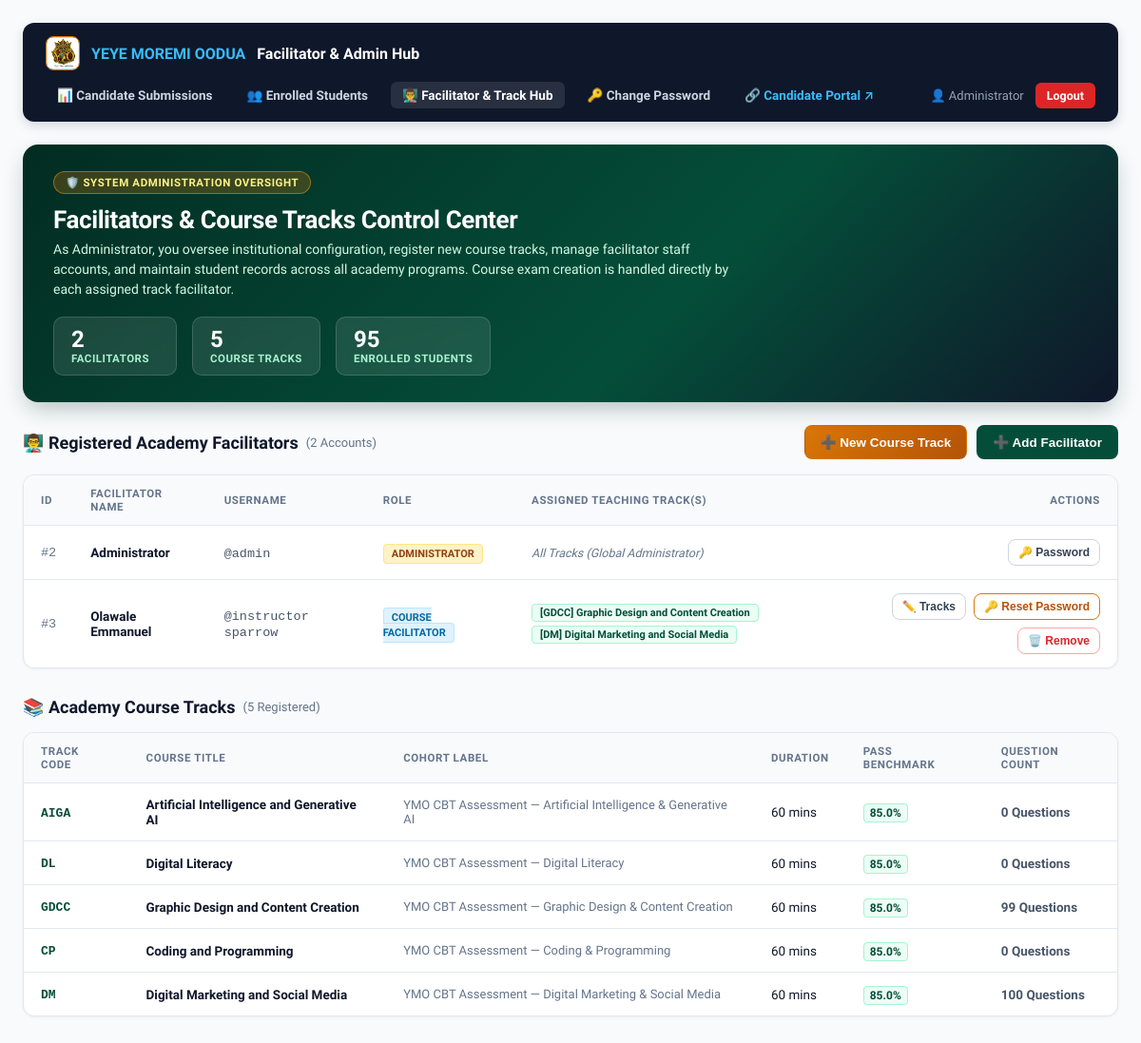
/facilitator/manage_facilitators (signed in), run on the app's committed database.
### tables this page shows
CREATE TABLE facilitators (
            id INTEGER PRIMARY KEY AUTOINCREMENT,
            username TEXT UNIQUE NOT NULL,
            name TEXT NOT NULL,
            password_hash TEXT NOT NULL,
            role TEXT DEFAULT 'facilitator',
            created_at TIMESTAMP DEFAULT CURRENT_TIMESTAMP
        );

CREATE TABLE exams (
            id INTEGER PRIMARY KEY AUTOINCREMENT,
            title TEXT NOT NULL,
            cohort TEXT,
            instructions TEXT,
            duration_minutes INTEGER DEFAULT 60,
            passing_cutoff REAL DEFAULT 85.0,
            is_active INTEGER DEFAULT 1,
            created_at TIMESTAMP DEFAULT CURRENT_TIMESTAMP
        , course_code TEXT DEFAULT '', course_id INTEGER DEFAULT NULL, created_by INTEGER DEFAULT NULL);

### app.py (the view, shortened to what this page needs)
@app.route('/facilitator/manage_facilitators', methods=['GET', 'POST'])
@facilitator_required
def facilitator_manage_facilitators():
    if session.get('facilitator_role') != 'admin':
        return redirect(url_for('facilitator_questions', err="Access restricted. Administrator privilege required."))
    message = request.args.get('msg')
    error = request.args.get('err')
    facilitators = db.get_all_facilitators()
    for f in facilitators:
        f['assigned_courses'] = db.get_facilitator_courses(f['id'])
    all_exams = db.get_all_exams()
    course_tracks = []
    seen_codes = set()
    for e in all_exams:
        code = (e.get('course_code') or '').upper()
        if code and code not in seen_codes:
            seen_codes.add(code)
            course_tracks.append(e)
    total_students = len(db.get_all_students())
    settings = db.get_settings()
    return render_template(
        'facilitator_manage.html',
        facilitators=facilitators,
        all_exams=all_exams,
        course_tracks=course_tracks,
        total_students=total_students,
        settings=settings,
        message=message,
        error=error,
        role=session.get('facilitator_role')
    )

### app.py (called while the page is built)
def facilitator_required(f):
    @wraps(f)
    def decorated_function(*args, **kwargs):
        if 'facilitator_id' not in session:
            return redirect(url_for('facilitator_login', next=request.url))
        return f(*args, **kwargs)
    return decorated_function

### db.py (called while the page is built)
def get_db():
    conn = sqlite3.connect(DB_PATH)
    conn.row_factory = sqlite3.Row
    return conn

def get_all_exams(active_only=False):
    conn = get_db()
    cursor = conn.cursor()
    query = """
        SELECT e.*, COALESCE(q_counts.q_count, 0) as question_count
        FROM exams e
        LEFT JOIN (
            SELECT exam_id, COUNT(*) as q_count
            FROM questions
            GROUP BY exam_id
        ) q_counts ON e.id = q_counts.exam_id
    """
    if active_only:
        query += " WHERE e.is_active = 1 ORDER BY e.id ASC"
    else:
        query += " ORDER BY e.id ASC"
    rows = cursor.execute(query).fetchall()
    conn.close()
    return [dict(r) for r in rows]

def get_all_facilitators():
    conn = get_db()
    cursor = conn.cursor()
    cursor.execute("SELECT id, username, name, role, created_at FROM facilitators ORDER BY id ASC")
    rows = [dict(r) for r in cursor.fetchall()]
    conn.close()
    return rows

def get_facilitator_courses(facilitator_id):
    conn = get_db()
    cursor = conn.cursor()
    rows = cursor.execute("""
        SELECT e.*
        FROM facilitator_courses fc
        JOIN exams e ON fc.exam_id = e.id
        WHERE fc.facilitator_id = ?
        ORDER BY e.id ASC
    """, (facilitator_id,)).fetchall()
    conn.close()
    return [dict(r) for r in rows]

def get_settings():
    conn = get_db()
    cursor = conn.cursor()
    cursor.execute("SELECT key, value FROM assessment_settings")
    settings = {row["key"]: row["value"] for row in cursor.fetchall()}
    conn.close()
    for k, v in DEFAULT_SETTINGS.items():
        if k not in settings:
            settings[k] = v
    return settings

def get_track_course_title(track_code):
    if not track_code:
        return ""
    code_clean = str(track_code).strip().upper()
    if code_clean == "DMSM":
        code_clean = "DM"
    m = {
        "AIGA": "Artificial Intelligence & Generative AI",
        "DL": "Digital Literacy",
        "GDCC": "Graphic Design & Content Creation",
        "CP": "Coding & Programming",
        "DM": "Digital Marketing & Social Media"
    }
    return m.get(code_clean, "")

### templates/facilitator_manage.html (shortened to what this page needs)
<!DOCTYPE html>
<html lang="en">
<head>
</head>
<body>
<div class="container">
  <div class="nav-bar">
    <div class="nav-brand">
      <img src="/static/img/ymo_logo.jpg" alt="YMO Logo" style="width: 36px; height: 36px; border-radius: 8px; border: 1.5px solid #d97706; object-fit: cover;">
      <span>YEYE MOREMI OODUA</span> Facilitator &amp; Admin Hub
    </div>
    <div class="nav-links">
      <a href="/instructor" class="nav-link">📊 Candidate Submissions</a>
      <a href="/facilitator/students" class="nav-link">👥 Enrolled Students</a>
      <a href="/facilitator/manage_facilitators" class="nav-link active">👨‍🏫 Facilitator &amp; Track Hub</a>
      <button type="button" onclick="openModal('changePasswordModal')" class="nav-link" style="background: none; border: none; cursor: pointer; color: #cbd5e1; font-family: inherit;">🔑 Change Password</button>
      <a href="/" target="_blank" class="nav-link" style="color: #38bdf8;">🔗 Candidate Portal ↗</a>
    </div>
    <div class="user-tag">
      👤 {{ session.get('facilitator_name', 'Administrator') }}
      <a href="/facilitator/logout" class="btn-logout">Logout</a>
    </div>
  </div>
  <div class="admin-hero">
    <div class="hero-badge-pill">🛡️ System Administration Oversight</div>
    <h1 class="hero-title">Facilitators &amp; Course Tracks Control Center</h1>
    <p class="hero-desc">
      As Administrator, you oversee institutional configuration, register new course tracks, manage facilitator staff accounts, and maintain student records across all academy programs. Course exam creation is handled directly by each assigned track facilitator.
    </p>
    <div class="hero-stats-row">
      <div class="hero-stat-card">
        <div class="hero-stat-num">{{ facilitators|length }}</div>
        <div class="hero-stat-label">Facilitators</div>
      </div>
      <div class="hero-stat-card">
        <div class="hero-stat-num">{{ course_tracks|length }}</div>
        <div class="hero-stat-label">Course Tracks</div>
      </div>
      <div class="hero-stat-card">
        <div class="hero-stat-num">{{ total_students }}</div>
        <div class="hero-stat-label">Enrolled Students</div>
      </div>
    </div>
  </div>
  <div class="section-header">
    <div class="section-title">
      <span>👨‍🏫 Registered Academy Facilitators</span>
      <span style="font-size: 13px; color: var(--text-muted); font-weight: normal;">({{ facilitators|length }} Accounts)</span>
    </div>
    <div class="btn-group">
      <button type="button" onclick="openModal('addCourseModal')" class="btn btn-gold">
        ➕ New Course Track
      </button>
      <button type="button" onclick="openModal('addFacilitatorModal')" class="btn btn-primary">
        ➕ Add Facilitator
      </button>
    </div>
  </div>
  <div class="card">
    <div class="table-responsive">
    <table class="responsive-table">
      <thead>
        <tr>
          <th>ID</th>
          <th>Facilitator Name</th>
          <th>Username</th>
          <th>Role</th>
          <th>Assigned Teaching Track(s)</th>
          <th style="text-align: right;">Actions</th>
        </tr>
      </thead>
      <tbody>
        {% for f in facilitators %}
          <tr>
            <td data-label="ID" style="color: var(--text-muted); font-family: monospace;">#{{ f.id }}</td>
            <td data-label="Facilitator Name">
              <strong style="color: #0f172a;">{{ f.name }}</strong>
            </td>
            <td data-label="Username">
              <span style="font-family: monospace; color: #475569;">@{{ f.username }}</span>
            </td>
            <td data-label="Role">
              {% if f.role == 'admin' %}
                <span class="badge-admin">Administrator</span>
              {% else %}
                <span class="badge-facilitator">Course Facilitator</span>
              {% endif %}
            </td>
            <td data-label="Assigned Track(s)">
              {% if f.role == 'admin' %}
                <span style="color: var(--text-muted); font-size: 12.5px; font-style: italic;">All Tracks (Global Administrator)</span>
              {% elif f.assigned_courses and f.assigned_courses|length > 0 %}
                {% for ac in f.assigned_courses %}
                  <span class="badge-course">[{{ ac.course_code or 'EXAM' }}] {{ ac.title }}</span>
                {% endfor %}
              {% else %}
                <span style="color: #94a3b8; font-size: 12px; font-style: italic;">No specific track assigned yet</span>
              {% endif %}
            </td>
            <td data-label="Actions" style="text-align: right;">
              <div style="display: inline-flex; gap: 8px; align-items: center; flex-wrap: wrap; justify-content: flex-end;">
                {% if f.role != 'admin' %}
                  <button type="button" class="btn btn-outline" style="padding: 6px 10px; font-size: 12px;" onclick="openModal('assignCoursesModal_{{ f.id }}')">
                    ✏️ Tracks
                  </button>
                  <button type="button" class="btn btn-outline" style="padding: 6px 10px; font-size: 12px; border-color: #d97706; color: #b45309;" onclick="openModal('resetPasswordModal_{{ f.id }}')">
                    🔑 Reset Password
                  </button>
                  <form method="POST" action="/facilitator/facilitator/delete/{{ f.id }}" onsubmit="return confirm('Are you sure you want to remove facilitator {{ f.name }} (@{{ f.username }}) from the database?');" style="display: inline;">
                    <button type="submit" class="btn btn-danger-outline" style="padding: 6px 10px; font-size: 12px;">
                      🗑️ Remove
                    </button>
                  </form>
                {% else %}
                  <button type="button" class="btn btn-outline" style="padding: 6px 10px; font-size: 12px;" onclick="openModal('changePasswordModal')">
                    🔑 Password
                  </button>
                {% endif %}
              </div>
            </td>
          </tr>
        {% endfor %}
      </tbody>
    </table>
    </div>
  </div>
  <div class="section-header">
    <div class="section-title">
      <span>📚 Academy Course Tracks</span>
      <span style="font-size: 13px; color: var(--text-muted); font-weight: normal;">({{ all_exams|length }} Registered)</span>
    </div>
  </div>
  <div class="card">
    <div class="table-responsive">
    <table class="responsive-table">
      <thead>
        <tr>
          <th>Track Code</th>
          <th>Course Title</th>
          <th>Cohort Label</th>
          <th>Duration</th>
          <th>Pass Benchmark</th>
          <th>Question Count</th>
        </tr>
      </thead>
      <tbody>
        {% for exam in all_exams %}
          <tr>
            <td data-label="Track Code">
              <strong style="color: var(--primary); font-family: monospace; font-size: 13px;">{{ exam.course_code or 'EXAM' }}</strong>
            </td>
            <td data-label="Course Title">
              <strong style="color: #0f172a;">{{ exam.title }}</strong>
            </td>
            <td data-label="Cohort Label" style="color: var(--text-muted); font-size: 13px;">
              {{ exam.cohort or 'YMO Assessment' }}
            </td>
            <td data-label="Duration">{{ exam.duration_minutes }} mins</td>
            <td data-label="Pass Benchmark">
              <span style="font-weight: 700; color: #044e39; background: #ecfdf5; border: 1px solid #a7f3d0; padding: 2px 6px; border-radius: 4px; font-size: 12px;">
                {{ exam.passing_cutoff }}%
              </span>
            </td>
            <td data-label="Question Count">
              <span style="font-weight: 700; color: #475569;">{{ exam.question_count }} Questions</span>
            </td>
          </tr>
        {% endfor %}
      </tbody>
    </table>
    </div>
  </div>
</div>
</body>
</html>

### data on the page
facilitators: get "Administrator", id "2", name "Administrator", username "admin", role "ADMINISTRATOR"
facilitators: id "3", name "Olawale Emmanuel", username "instructor sparrow", role "COURSE FACILITATOR"
exams: course_code "GDCC", title "Graphic Design and Content Creation", cohort "YMO CBT Assessment — Graphic Design & Content Creation", duration_minutes "60", passing_cutoff "85.0", question_count "99"
exams: course_code "DM", title "Digital Marketing and Social Media", cohort "YMO CBT Assessment — Digital Marketing & Social Media", duration_minutes "60", passing_cutoff "85.0", question_count "100"
exams: course_code "AIGA", title "Artificial Intelligence and Generative AI", cohort "YMO CBT Assessment — Artificial Intelligence & Generative AI", duration_minutes "60", passing_cutoff "85.0", question_count "0"
exams: course_code "DL", title "Digital Literacy", cohort "YMO CBT Assessment — Digital Literacy", duration_minutes "60", passing_cutoff "85.0", question_count "0"
exams: course_code "CP", title "Coding and Programming", cohort "YMO CBT Assessment — Coding & Programming", duration_minutes "60", passing_cutoff "85.0", question_count "0"

### other printed values
{{ facilitators|length }} "2"
{{ course_tracks|length }} "5"
{{ total_students }} "95"
{{ all_exams|length }} "5"
